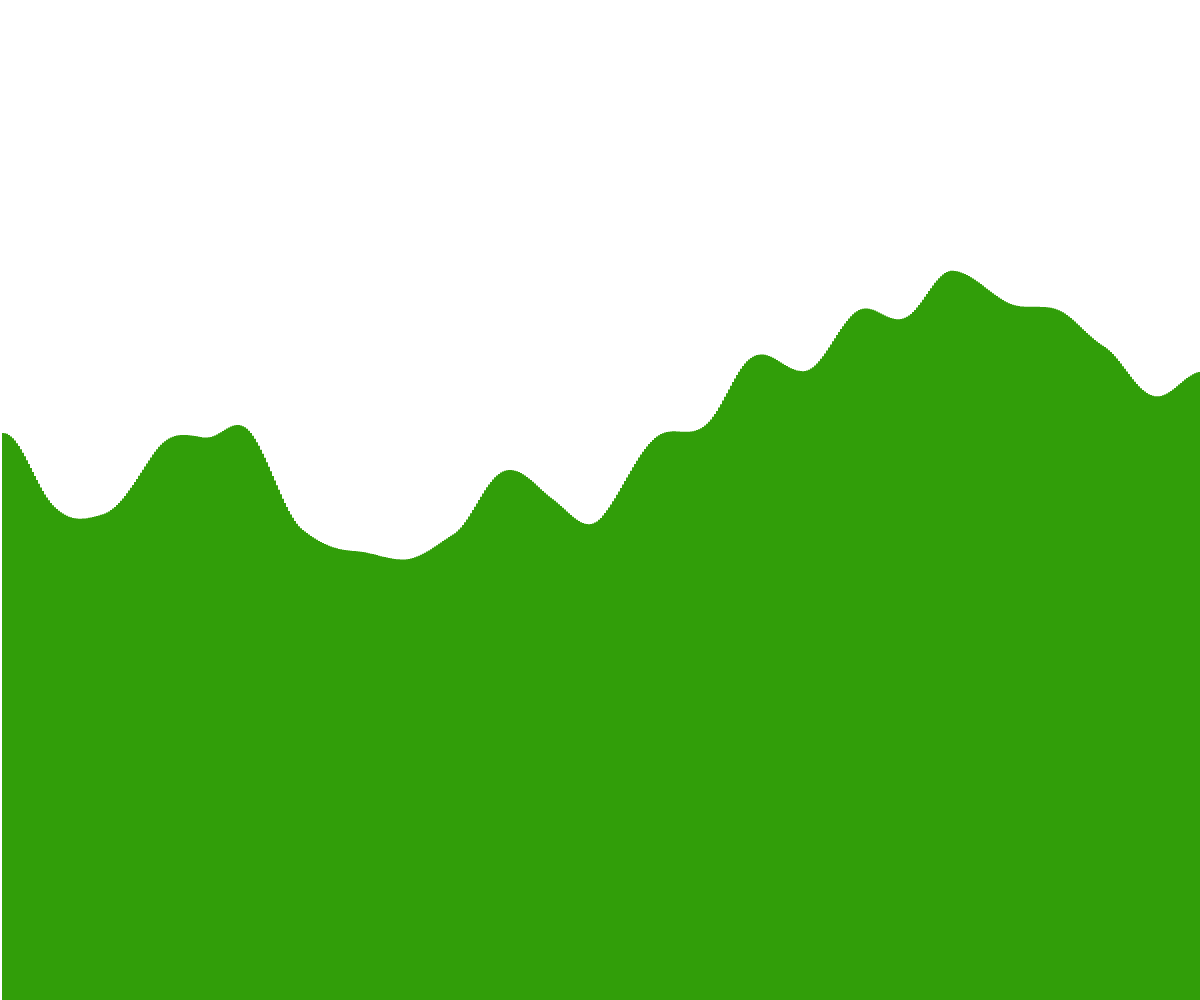
Frame 1 (no input)
Frame 60 (no input): identical to frame 1, image omitted
Frame 120 (the mouse pressed at the canvas centre since frame 60): identical to frame 1, image omitted

The p5.js sketch that drew this single still picture (run headless with seeded random() and noise() and a simulated clock; from frame 60 on, the mouse is pressed at the canvas centre):

// p5.js sketch
// ── sketch.js
// Perlin Noise Project
// Cayden Hnatiuk
// March 6th / 2020

let rectWidth = 2;
let y;
let yTime = 10;

function setup() {
  createCanvas(windowWidth, windowHeight);
  rectMode(CORNERS);
  strokeWeight(0);
  generateTerrain();
}

function draw() {
  
}

function generateTerrain(){
  for (let x = 0; x < width; x += rectWidth){
    fill(49, 158, 9);
    rect(x,y,x + rectWidth,height);
    y = map(noise(yTime),0,1,30,height-100);
    yTime += 0.005;
  }
}

function drawFlag(){
  let
}
